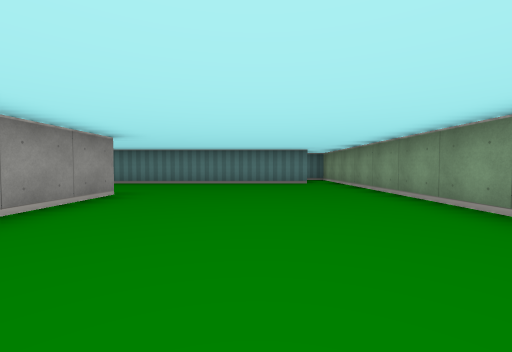
View 1 (above)

16 first-person views from a walk through a cub3D level. The camera is about half as high as the walls, tilts 2° down and sees 90° across. The floor is counted in squares. Each view is taken from the middle of a square. On the plan, view 1 faces up. The plan holds only what a view shows up to about 9 squares ahead; the rest is blank.

View 2
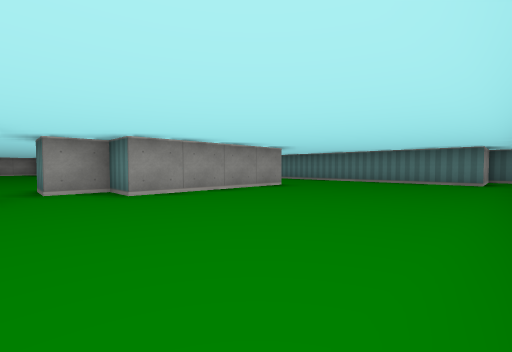

View 3
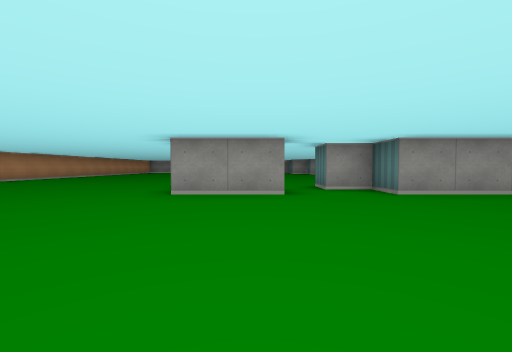

View 4
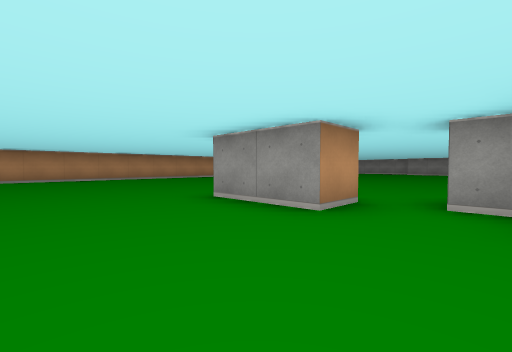

View 5
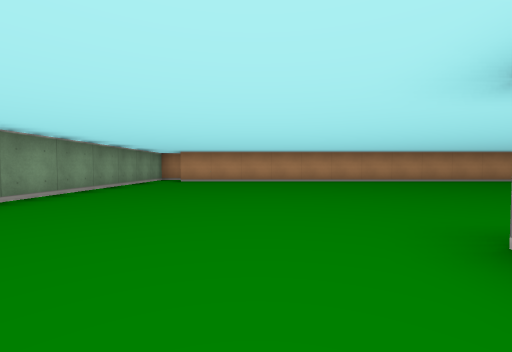

View 6
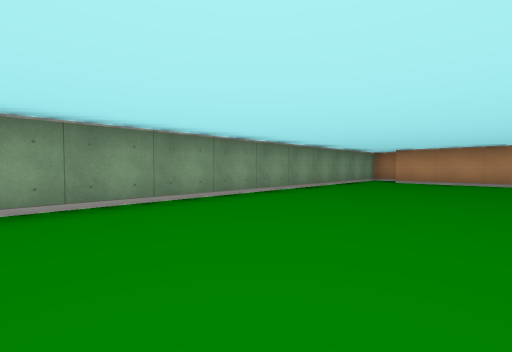

View 7
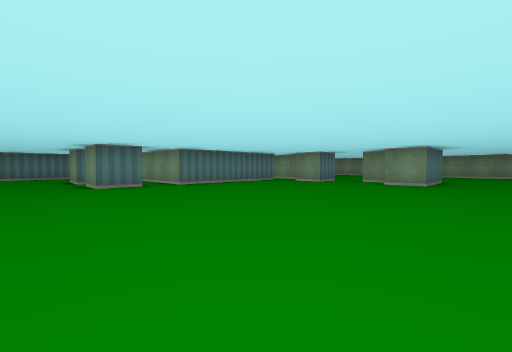

View 8
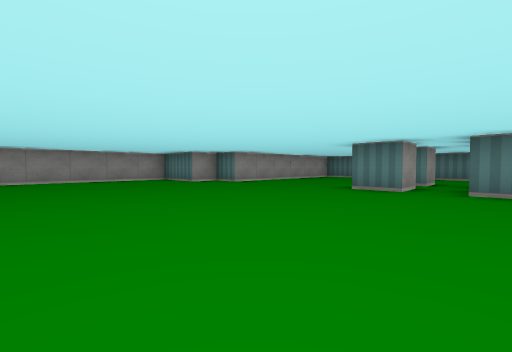

View 9
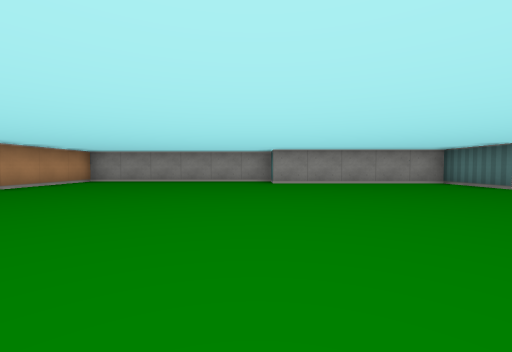

View 10
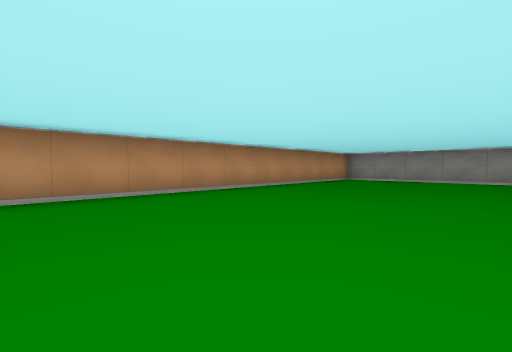

View 11
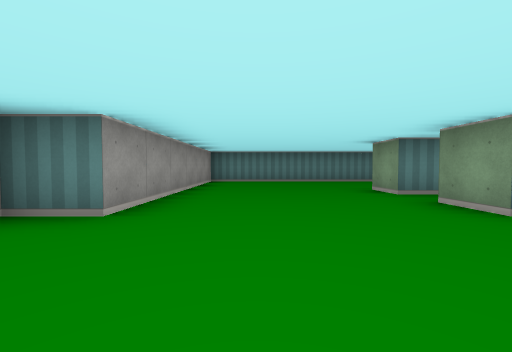

View 12
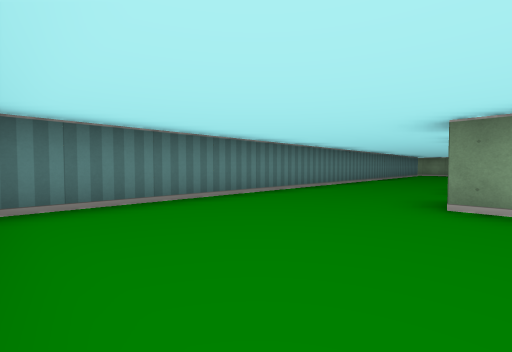

View 13
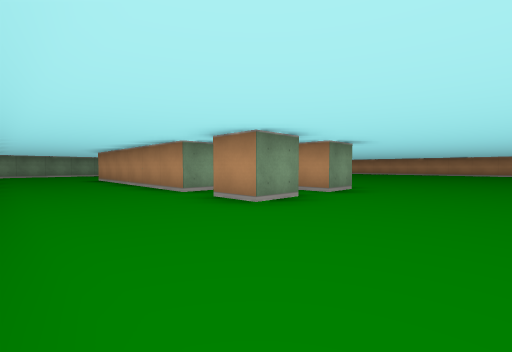

View 14
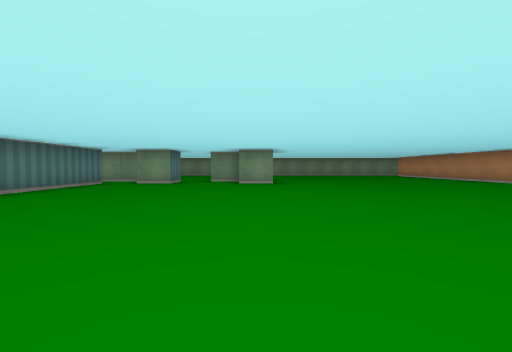

View 15
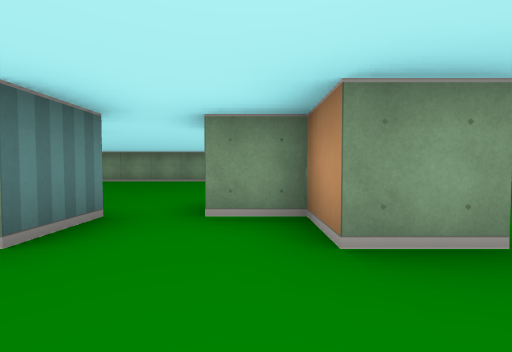

View 16
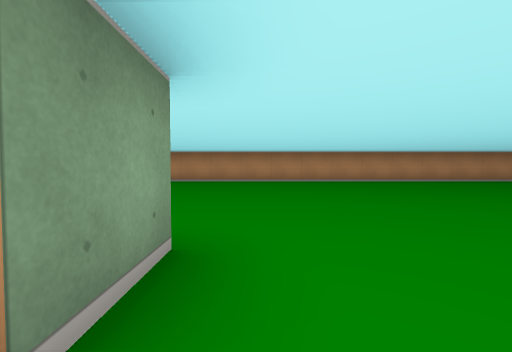

### Floor plan
Points are (right, up) in squares from view 1. A wall is a line through its corners. A room is listed if a view was taken in it or the views show most of it. See-through windows are left out.
Room 1 (views 1, 2, 3, 4, 5, 6, 7, 8, 9, 10, 11, 12, 13, 14, 15, 16)
walls: (-4.5, -2.5) (-3.5, -2.5) (-3.5, -1.5) (-2.5, -1.5) (-2.5, -3.5) (-4.5, -3.5) (-4.5, -2.5); (-4.5, 1.5) (-8.5, 1.5) (-8.5, 4.5) (-2.8, 4.5); (-3.5, 0.9) (-3.5, 2.1); (-9.5, 2.6) (-9.5, 1.5) (-10.5, 1.5) (-10.5, 2.5) (-9.8, 2.5); (-9.5, 3.5) (-10.5, 3.5) (-10.5, 4.5) (-9.5, 4.5) (-9.5, 3.5); (-2.5, 4.5) (-2.5, 0.5) (-3.5, 0.5) (-3.5, -0.5) (-4.5, -0.5) (-4.5, 0.5); (2.5, -0.4) (2.5, 9.1); (-17.9, -4.5) (-18.5, -4.5) (-18.5, -10.5) (1.5, -10.5); (1.8, -11.5) (2.2, -11.5); (2.5, -11.2) (2.5, -1.9); (2, 9.5) (1.5, 9.5) (1.5, 7.5) (-14.5, 7.5) (-14.5, 1.5) (-15.5, 1.5) (-15.5, 0.5) (-17.5, 0.5) (-17.5, -4.5)
ways out: opening at (-4, 2)

Where each view was taken, in squares from view 1:
view 1: 0 up, 0 right, facing up
view 2: 1 down, 2 right, facing up-left
view 3: 2 down, 2 right, facing left
view 4: 0 up, 0 right, facing down-left
view 5: 2 down, 1 left, facing down
view 6: 2 down, 1 left, facing down-right
view 7: 5 down, 12 left, facing up-right
view 8: 4 down, 8 left, facing up-left
view 9: 5 down, 10 left, facing left
view 10: 6 down, 9 left, facing down-left
view 11: 1 down, 13 left, facing up
view 12: 4 up, 14 left, facing up-right
view 13: 7 up, 13 left, facing down-right
view 14: 3 down, 12 left, facing right
view 15: 2 down, 6 left, facing right
view 16: 2 down, 5 left, facing down
